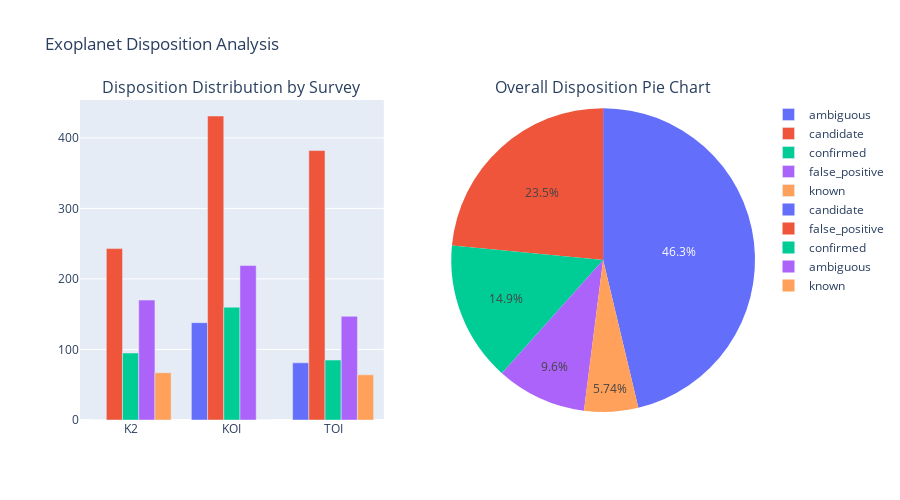

Notebook code for this chart:
### Code cell
# Interactive plotly visualization
fig = make_subplots(
    rows=1, cols=2,
    subplot_titles=('Disposition Distribution by Survey', 'Overall Disposition Pie Chart'),
    specs=[[{'type': 'bar'}, {'type': 'pie'}]]
)

# Stacked bar chart
for disp in source_disp_counts.columns:
    fig.add_trace(
        go.Bar(name=disp, x=source_disp_counts.index, y=source_disp_counts[disp]),
        row=1, col=1
    )

# Pie chart
fig.add_trace(
    go.Pie(labels=disposition_counts.index, values=disposition_counts.values,
           name="Dispositions"),
    row=1, col=2
)

fig.update_layout(height=500, title_text="Exoplanet Disposition Analysis")
fig.show()

### Figure 1 — Plotly figure (JSON) as saved in the notebook; plotly's stock layout.template omitted (floating-point values rounded to 4 significant figures)
{"data": [{"name": "ambiguous", "type": "bar", "x": ["K2", "KOI", "TOI"], "xaxis": "x", "y": [0, 138, 81], "yaxis": "y"}, {"name": "candidate", "type": "bar", "x": ["K2", "KOI", "TOI"], "xaxis": "x", "y": [243, 431, 382], "yaxis": "y"}, {"name": "confirmed", "type": "bar", "x": ["K2", "KOI", "TOI"], "xaxis": "x", "y": [95, 160, 85], "yaxis": "y"}, {"name": "false_positive", "type": "bar", "x": ["K2", "KOI", "TOI"], "xaxis": "x", "y": [170, 219, 147], "yaxis": "y"}, {"name": "known", "type": "bar", "x": ["K2", "KOI", "TOI"], "xaxis": "x", "y": [67, 0, 64], "yaxis": "y"}, {"domain": {"x": [0.55, 1], "y": [0, 1]}, "labels": ["candidate", "false_positive", "confirmed", "ambiguous", "known"], "name": "Dispositions", "type": "pie", "values": [1056, 536, 340, 219, 131]}], "layout": {"annotations": [{"font": {"size": 16}, "showarrow": false, "text": "Disposition Distribution by Survey", "x": 0.225, "xanchor": "center", "xref": "paper", "y": 1, "yanchor": "bottom", "yref": "paper"}, {"font": {"size": 16}, "showarrow": false, "text": "Overall Disposition Pie Chart", "x": 0.775, "xanchor": "center", "xref": "paper", "y": 1, "yanchor": "bottom", "yref": "paper"}], "height": 500, "title": {"text": "Exoplanet Disposition Analysis"}, "xaxis": {"anchor": "y", "domain": [0, 0.45]}, "yaxis": {"anchor": "x", "domain": [0, 1]}}}
